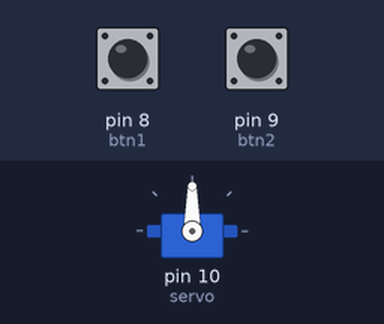
Simulated run of this sketch. Board: Arduino Uno, built with avr-gcc and run on an emulated ATmega328P. Parts: servo. Inputs (shaded band) come from the test bench; at power-on: pin 8 (btn1) LOW, pin 9 (btn2) LOW.

Above: at 1.2 s.
1.3 s: pin 8 (btn1) pulled HIGH for 0.15 s
At 2.5 s:
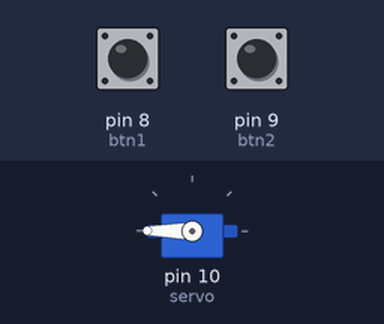
2.9 s: pin 9 (btn2) pulled HIGH for 1 s
At 4.2 s:
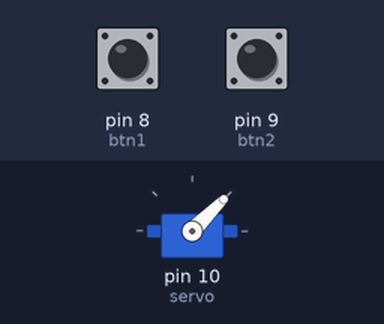
5.4 s: pin 8 (btn1) pulled HIGH for 1 s
At 5.8 s:
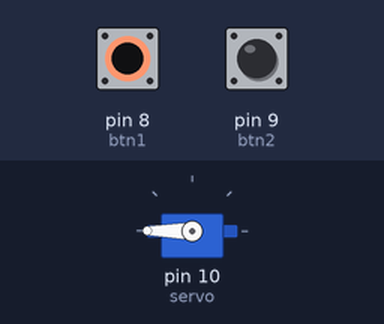
7.9 s: pin 9 (btn2) pulled HIGH for 0.15 s
At 9.0 s:
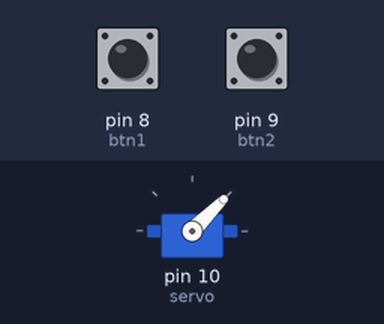
Timing chart, 0 to 10.5 s (numbered marks = the images above; inputs shaded):
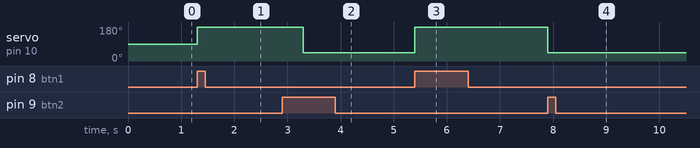

Measured:
- after the input at 1.3 s, servo on pin 10 (servo): 90° → 180° at once
- after the input at 2.9 s, servo on pin 10 (servo): 180° → 45° after 0.40 s
- after the input at 5.4 s, servo on pin 10 (servo): 45° → 180° at once
- after the input at 7.9 s, servo on pin 10 (servo): 180° → 45° at once

The sketch:

Servo-Motor2-Arduino.ino
```cpp
#include<Servo.h>

int motor = 10;
int btn1=8;
int btn2=9;

Servo servo;
void setup() {
  servo.attach(10);
  pinMode(btn1,INPUT);
  pinMode(btn2,INPUT);
}

void loop() {
  while(true){
      int bt1=digitalRead(btn1);
  int bt2=digitalRead(btn2);
  if(bt1==HIGH){
    servo.write(180);
  delay(2000);
    }
    else if(bt2== HIGH){
    servo.write(45);
    delay(2000);
      }
    }


}
```
